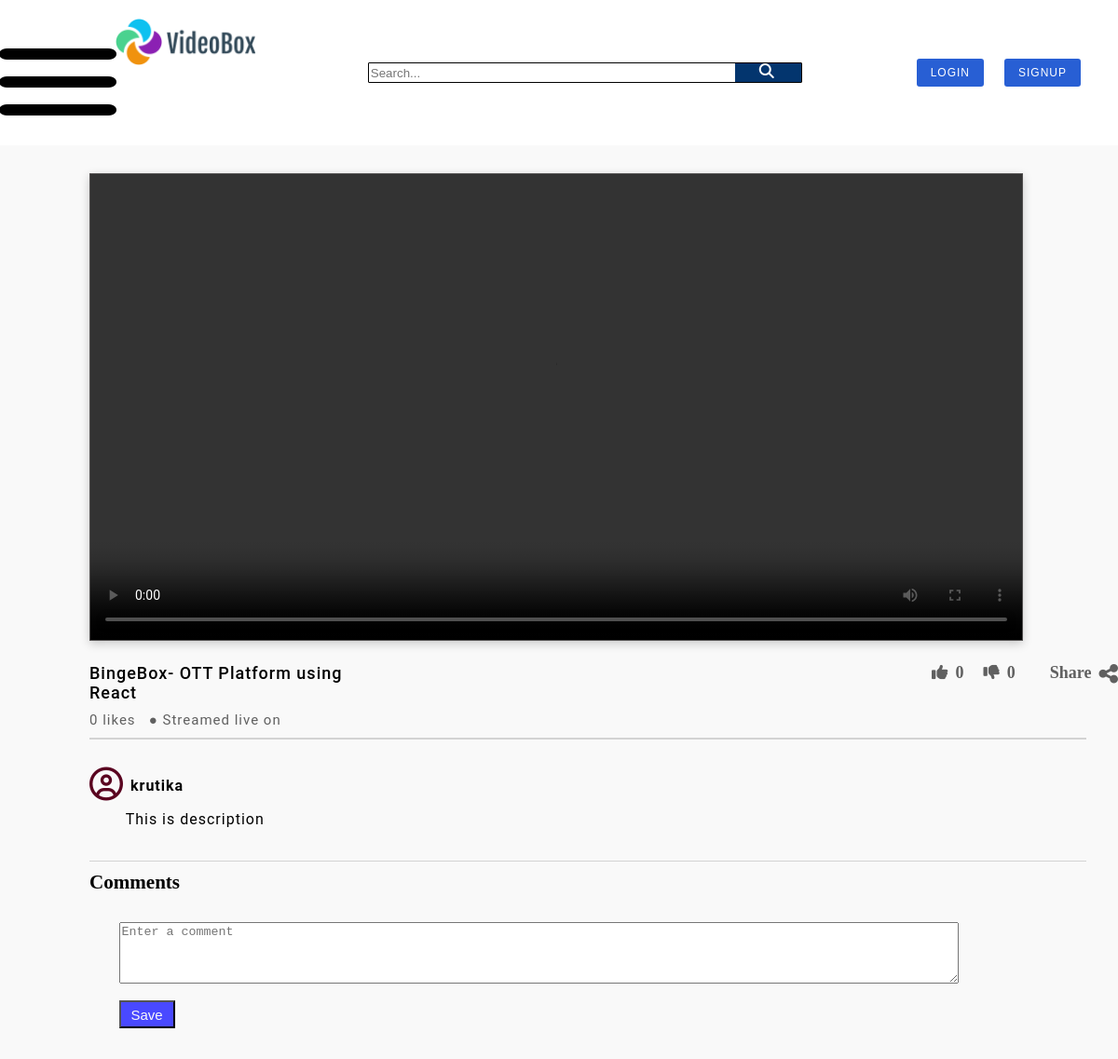
Screenshot of /view/1/ with the database file from the repository.
### website/models.py (models this page shows)
class Video(models.Model):
    user = models.ForeignKey(User,on_delete=models.CASCADE,default="")
    title=models.CharField(max_length=200,default="")
    description = models.TextField(max_length=1000,default="")
    likes = models.IntegerField(default=0)
    dislikes = models.IntegerField(default=0)
    date = models.CharField(default="",max_length=100)
    thumbnail = models.ImageField(upload_to='thumbnail_uploaded',null=True, default=None,blank=True)
    video = models.FileField(upload_to='videos_uploaded',validators=[FileExtensionValidator(allowed_extensions=['MOV','avi','mp4','webm','mkv'])], default=None)
    def __str__(self):
        return self.title

### website/views.py (the view)
# urls.py: url(r'^view/(?P<pk>\d+)/$',views.video,name="ViewVideo"),
def video(request,pk):
    video = Video.objects.get(pk=pk)
    print(video)
    return render(request,'videoView.html',{'video':video})

### templates/videoView.html (shortened to what this page needs)
{% load static %}<!DOCTYPE html>
<html lang="en">
<head>
    <link rel="stylesheet" href="{% static 'css/homepage.css' %}">
    <link rel="stylesheet" href="{% static 'css/video.css' %}">
</head>
<body>
    <div class="header_section">
        <div class="left_section">
            <i class="fa fa-bars hamburger fa-6x" style="transform: scale(1.5,1);" aria-hidden="true"></i>
            <a href="{% url 'homepage' %}"><img class="logo-styles" src="{% static 'images/logo.png' %}" alt="VideoBox"></a>
        </div>
        <form action="{% url 'homepage' %}" method="get" class="search_section">
            <input name="q" type="text" placeholder="Search...">
            <i class="fa fa-search" aria-hidden="true"></i>
        </form>
        {% if user.is_authenticated %}
        <div class="account_section">
            <a href = '/upload'><i class="fa fa-video-camera" aria-hidden="true" style="margin: 10px;"></i></a>
            <h4 style="margin: 6px;font-size: 18px;font-family: sans-serif;letter-spacing: 0.5px;">{{user.username}}</h4>
            <i class="fa fa-caret-down" aria-hidden="true"></i>
        </div>
        {% else %}
        <div class="account_section">
            <a href="{% url 'account_login' %}"><button class="AuthButton" >
               Login
           </button> </a>
           <a href="{% url 'account_signup' %}"><button class="AuthButton">
               SignUp
           </button></a>
        </div>
        {% endif %}
    </div>
    <div class="TheMainVideoSection">
        <div class="videos">
            <video  width="1000" height="500" controls>
                <source src={{video.video.url}} type="video/mp4">
            </video>
            <div class="Video_section">
                <div class="First_line">
                    <h4>{{ video.title }}</h4>
                    <div class="LikeUnlike">
                        <form method="POST">
                        <button class="ldbutton" name="Like">
                        <i class="fa fa-thumbs-up" aria-hidden="true" id="IconResize"></i>
                      </button>
                    </form>
                    <h4 class="LikeCount"> {{ video.likes }} </h4>
                    <form method="POST">
                    <button class="ldbutton" name="Dislike">
                        <i class="fa fa-thumbs-down" aria-hidden="true" id="IconResize"></i>
                    </button>
                    </form>
                    <h4 class="LikeCount">{{ video.dislikes }}</h4>
                    </div>
                    <div class="Share_feature">
                        <h4>Share</h4>
                        <i class="fa fa-share-alt" aria-hidden="true" id="IconResize"></i>
                    </div>
                </div>
                <p>{{ video.likes }} likes  &nbsp; ● Streamed live on {{ video.date }}</p>
                <div class="Next_ROW" style="height: 1.5px;width:1070px;"></div>
                <div class="ProfileSection">
                    <div class="ProfileAccount">
                        <i class="fa fa-user-circle-o" aria-hidden="true"></i>
                        <h4>{{video.user}}</h4>
                    </div>
                    <p>{{ video.description }}</p>
                </div>
                <div class="Next_ROW" style="height: 1.5px;width:1070px;"></div>
                <h3> {{count}} Comments</h3>
                <div class="MyComment">
                <form method="POST">
                    <textarea rows="4" cols="110" placeholder="Enter a comment" name="Addcomment"></textarea>
                    <button class="Comment_button" type="submit">Save</button>
                </form>
                    <div class="OthersComment">
                </div>
            </div>
        </div>
    </div>
</body>
</html>

### static/css/homepage.css (style rules this page uses)
* { margin: 0; }
a { text-decoration: none; outline: none; color :inherit; }
.header_section { display: flex; align-items: center; justify-content:space-between; padding: 20px; position: sticky; top:0; z-index: 100; background-color: white; }
.logo-styles { height: 50px; object-fit: contain; margin-left:20px; }
.account_section { display: flex; align-items:center; }
.search_section { display: flex; align-items:center; justify-content:center; width:40%; border: 1px solid black; border-radius:1px; padding: 0px; padding-top: 0px; padding-left: 0px; padding-bottom: 0px; }
.search_section > input { flex: 1; border: none; justify-content: center; }
.search_section > i { width:50px; background-color: rgb(3, 53, 110); border-left: 1px solid rgb(3, 53, 110); padding-bottom: 4.0px; }
.fa-search { padding-left: 20px; padding-top: 0px; padding-bottom: 0px; }
.fa-search:before { padding-left: 10%; content: "\f002"; color :white; margin-top: 10px; }
.left_section { display: flex; justify-content:center; position: sticky; background-color: white; }
.hamburger { padding-top: 20px; }
.Next_ROW { height:1px; border:0; background-color:lightgray; margin-top: 10px; margin-bottom: 10px; }
.AuthButton { padding: 8px 15px; border: none; color: #fff; font-size: 12px; cursor: pointer; text-transform: uppercase; letter-spacing: 1px; border: 2px solid #fff; border-radius: 5px; background: #285fd4; -webkit-transition: 0.5s all; -moz-transition: 0.5s all; -o-transition: 0.5s all; -ms-transition: 0.5s all; transition: 0.5s all; margin-right: 1.5em; font-weight:400; }

### static/css/video.css (style rules this page uses)
.TheMainVideoSection { background-color : #f9f9f9; display:block; }
.videos >video { margin-left: 8%; margin-top: 30px; border: 1px solid rgb(82, 80, 80); box-shadow: 0 3px 10px rgb(0 0 0 / 0.2); }
.Video_section { margin-top :20px; font-size :18px; margin-left: 8%; }
.Video_section > p { font-family: Roboto,Arial,sans-serif; margin-top: 10px; font-size: 15px; font-weight:400 !important; color :#606060; letter-spacing:1px; }
.First_line >h4 { font-weight: 500 !important; letter-spacing: 1px; font-family: Roboto,Arial,sans-serif; }
.First_line { display : flex; }
.LikeUnlike { display : flex; margin-left:53%; margin-right:2%; color :#606060; }
.Share_feature { display:flex; color :#606060; }
.Share_feature h4 { margin-right: 8px; font-size: 1em; }
#IconResize { font-size: 1.3em; }
.LikeCount { margin-left: 2px; margin-right:15px }
.ProfileSection { margin-top:30px; }
.ProfileAccount { display : flex; }
.ProfileAccount >i { font-size:2em; color :rgb(90, 3, 32); margin-right: 8px; }
.ProfileAccount >h4 { margin-top: 10px; font-weight:bolder; font-size:16px; letter-spacing: 1px; font-family: Roboto,Arial,sans-serif; }
.ProfileSection p { margin-top:10px; margin-bottom: 35px; letter-spacing: 1px; font-size: 16px; font-family: Roboto,Arial,sans-serif; width :800px; margin-left: 3.5%; align-items: center; text-align:left; }
.MyComment { display:table-caption; font-family: sans-serif; margin-left: 3.5%; margin-top: 30px; }
.Comment_button { height:30px; margin-top:13px; justify-self: end; width:60px; font-size: 15px; color :#f9f9f9; background-color:rgb(73, 73, 255); cursor : pointer; }
.OthersComment { display: block; margin-top:15px; padding-top: 10px; padding-bottom: 8px; margin-left: 2.5%; }
.ldbutton { color :inherit; background-color:inherit; border: none; cursor: pointer; }

### rows the page displays
Video: title "BingeBox- OTT Platform using React", likes "0", dislikes "0", user "krutika", description "This is description"
